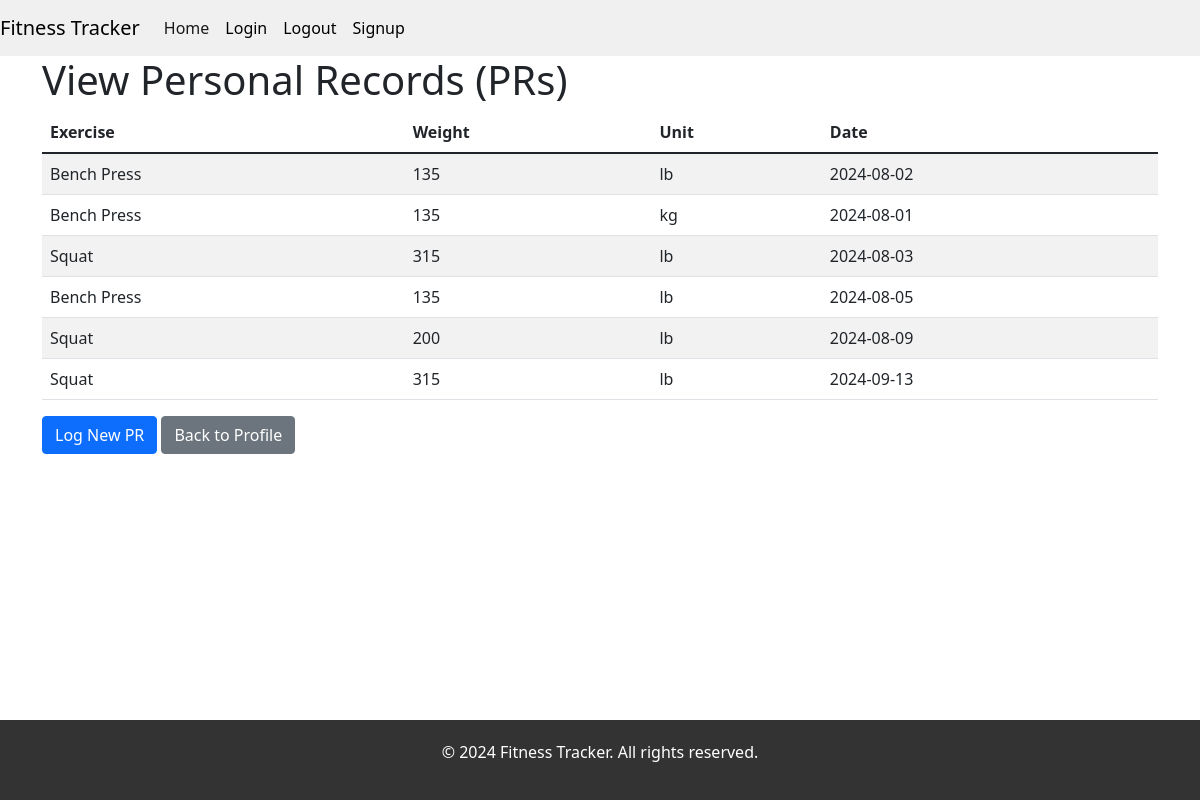
Screenshot of /view_prs/ (signed in) with the database file from the repository.
### myApp/models.py (models this page shows, shortened)
class PR(db.Model):
    __tablename__ = 'pr'
    _id = db.Column(db.Integer, primary_key=True)
    user_id = db.Column(db.Integer, db.ForeignKey('user._id'), nullable=False)
    exercise_name = db.Column(db.String(100), nullable=False)
    weight = db.Column(db.Integer, nullable=False)
    unit = db.Column(db.String(2), nullable=True)
    date = db.Column(db.DateTime, default=datetime.utcnow, nullable=False)
    user = db.relationship('User', back_populates='prs')

### myApp/blueprints/user/routes.py (the view)
@user_bp.route("/view_prs/", methods=["GET", "POST"])
@login_required
def view_prs():
    user_id = current_user._id
    prs = PR.query.filter_by(user_id=user_id).all()
    return render_template("view_prs.html", prs=prs)

### myApp/templates/view_prs.html (shortened to what this page needs)
{% extends "base.html" %}
{% block content %}
    <div class="container">
        <h1>View Personal Records (PRs)</h1>
        {% if prs %}
            <table class="table table-striped">
                <thead>
                    <tr>
                        <th>Exercise</th>
                        <th>Weight</th>
                        <th>Unit</th>
                        <th>Date</th>
                    </tr>
                </thead>
                <tbody>
                    {% for pr in prs %}
                        <tr>
                            <td>{{ pr.exercise_name }}</td>
                            <td>{{ pr.weight }}</td>
                            <td>{{ pr.unit }}</td>
                            <td>{{ pr.date.strftime('%Y-%m-%d') }}</td>
                        </tr>
                    {% endfor %}
                </tbody>
            </table>
        {% else %}
            <p>No personal records found.</p>
        {% endif %}
        <a href="{{ url_for('user_bp.log_pr') }}" class="btn btn-primary">Log New PR</a>
        <a href="{{ url_for('user_bp.user') }}" class="btn btn-secondary">Back to Profile</a>
    </div>
{% endblock %}

### myApp/static/css/base.css (style rules this page uses)
html, body { margin: 0; padding: 0; height: 100%; display: flex; flex-direction: column; }

### rows the page displays
PR: exercise_name "Bench Press", weight "135", unit "lb", date "2024-08-02"
PR: exercise_name "Bench Press", weight "135", unit "kg", date "2024-08-01"
PR: exercise_name "Squat", weight "315", unit "lb", date "2024-08-03"
PR: exercise_name "Bench Press", weight "135", unit "lb", date "2024-08-05"
PR: exercise_name "Squat", weight "200", unit "lb", date "2024-08-09"
PR: exercise_name "Squat", weight "315", unit "lb", date "2024-09-13"
